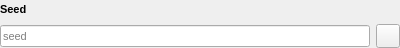
<?xml version="1.0" encoding="UTF-8"?>
<ui version="4.0">
 <class>Form</class>
 <widget class="QWidget" name="Form">
  <property name="geometry">
   <rect>
    <x>0</x>
    <y>0</y>
    <width>400</width>
    <height>48</height>
   </rect>
  </property>
  <property name="windowTitle">
   <string>Form</string>
  </property>
  <layout class="QGridLayout" name="gridLayout">
   <property name="leftMargin">
    <number>0</number>
   </property>
   <property name="topMargin">
    <number>0</number>
   </property>
   <property name="rightMargin">
    <number>0</number>
   </property>
   <property name="bottomMargin">
    <number>0</number>
   </property>
   <item row="1" column="1">
    <widget class="QPushButton" name="random_button">
     <property name="minimumSize">
      <size>
       <width>24</width>
       <height>24</height>
      </size>
     </property>
     <property name="maximumSize">
      <size>
       <width>24</width>
       <height>24</height>
      </size>
     </property>
     <property name="text">
      <string/>
     </property>
     <property name="icon">
      <iconset>
       <normaloff>../../src/icons/049-dice.png</normaloff>../../src/icons/049-dice.png</iconset>
     </property>
     <property name="checkable">
      <bool>true</bool>
     </property>
    </widget>
   </item>
   <item row="1" column="0">
    <widget class="QLineEdit" name="lineEdit">
     <property name="font">
      <font>
       <pointsize>8</pointsize>
      </font>
     </property>
     <property name="placeholderText">
      <string>seed</string>
     </property>
    </widget>
   </item>
   <item row="0" column="0">
    <widget class="QLabel" name="label">
     <property name="font">
      <font>
       <pointsize>8</pointsize>
       <bold>true</bold>
      </font>
     </property>
     <property name="text">
      <string>Seed</string>
     </property>
    </widget>
   </item>
  </layout>
 </widget>
 <resources/>
 <connections/>
</ui>
